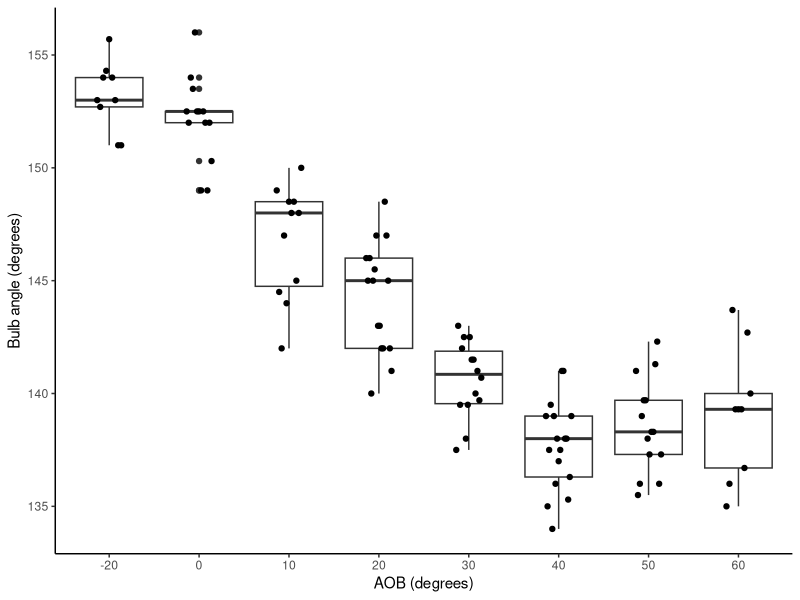
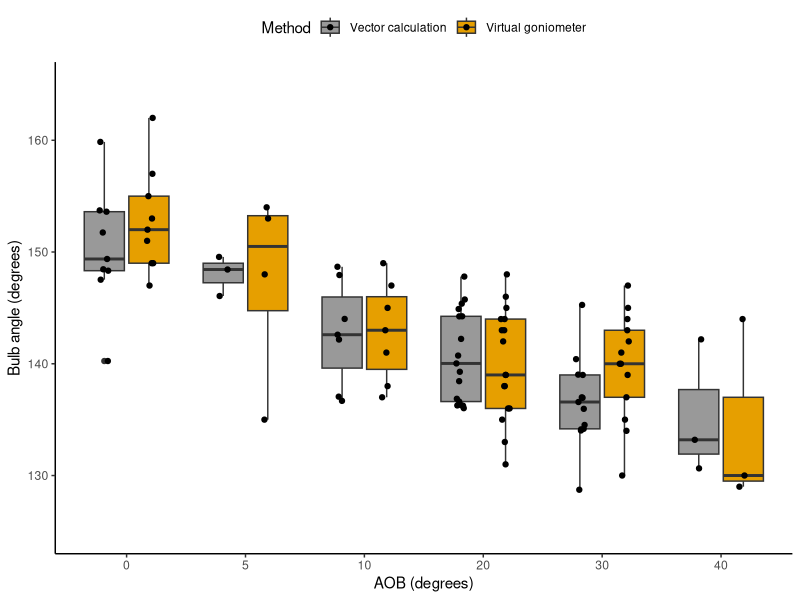
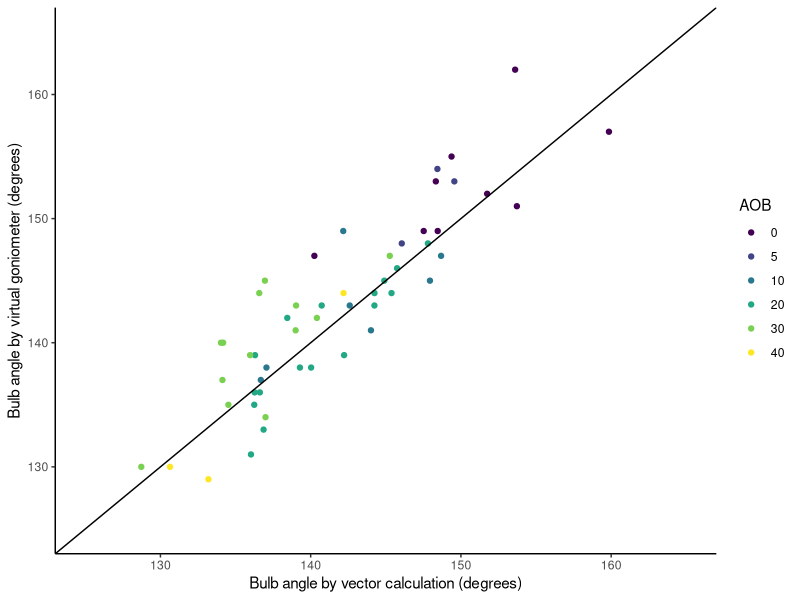
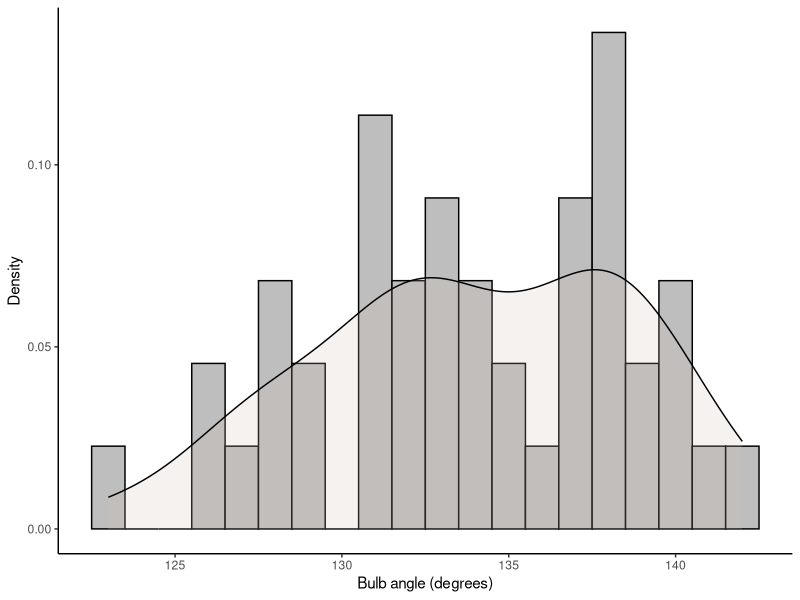
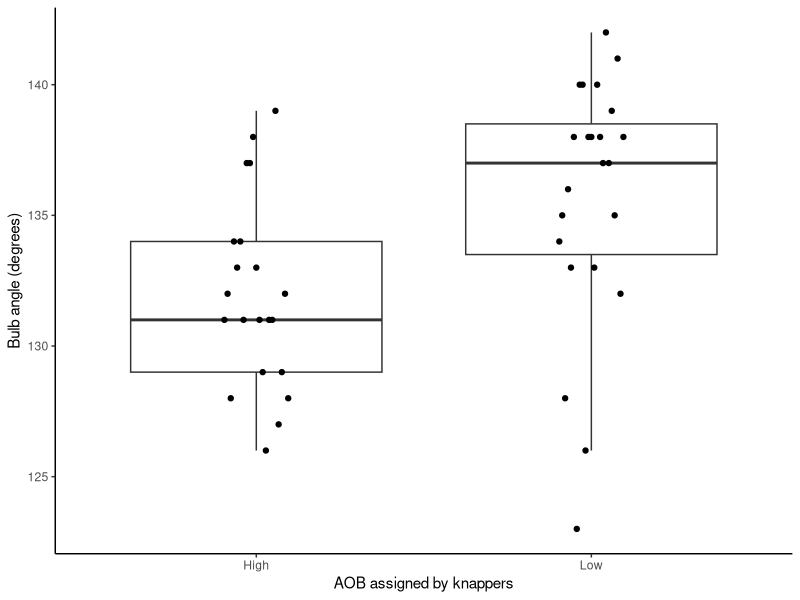
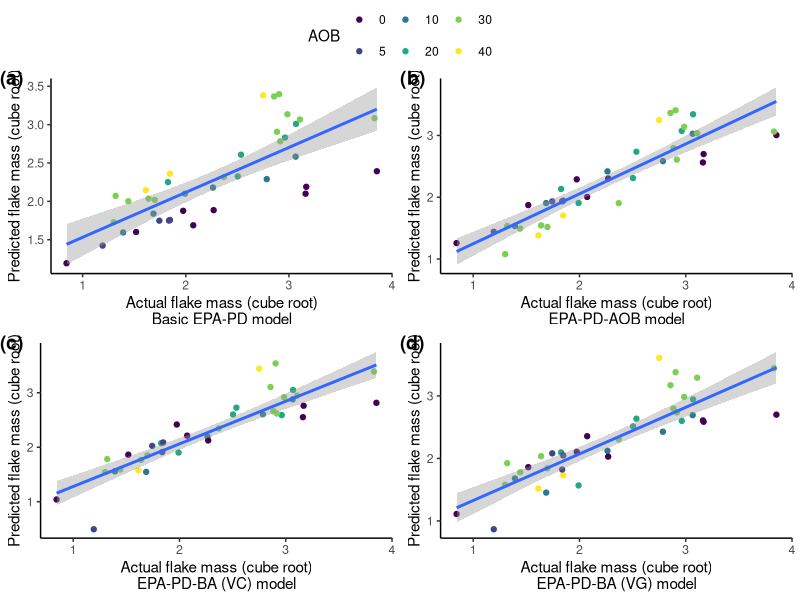
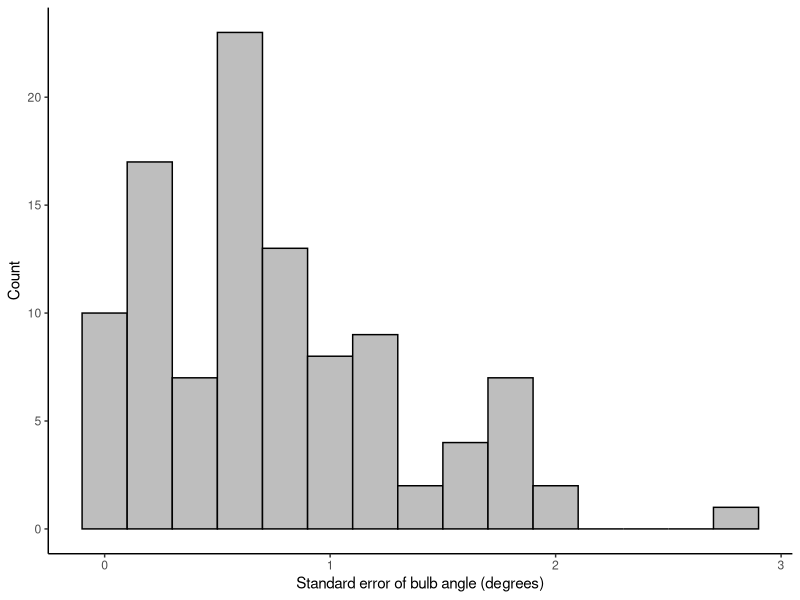
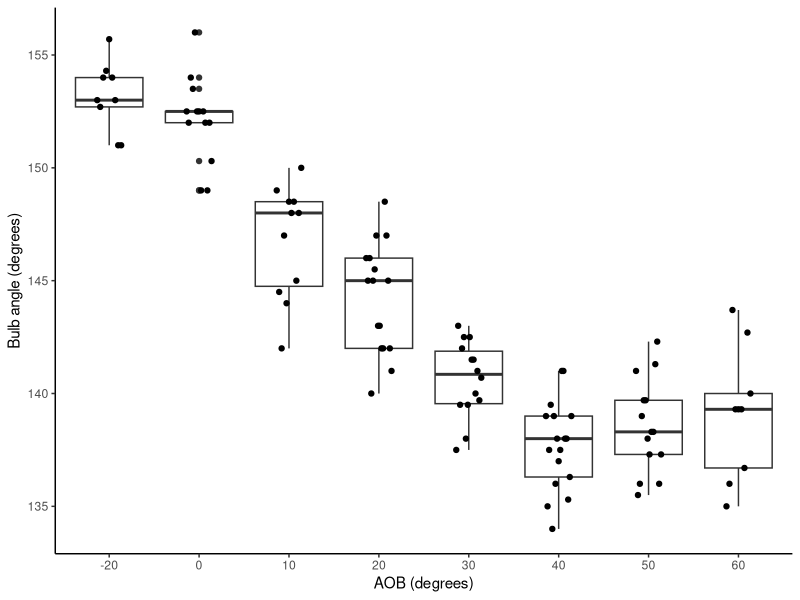

These charts were generated, in order, by the following R code: (Note: this script raises an error after producing the figures.)
## ---- chunk 1

library(ggpubr)
library(kableExtra)
library(ggplot2)
library(tidyverse)
library(reshape2)

knitr::opts_chunk$set(
	echo = FALSE,
	fig.pos = "!H",
	message = FALSE,
	warning = FALSE,
	cache = FALSE,
	# comment this to show hashtag for code output
	comment = NA,
	prompt = FALSE
)

# colorblind palette
cbPalette <- c("#999999", "#E69F00", "#56B4E9", "#009E73", "#F0E442", "#0072B2", "#D55E00", "#CC79A7")


# the drop tower dataset
drop_tower_data = read.csv("ESM_2.csv")

# the Dibble dataset with bulb angle measured
dibble_data = read.csv("ESM_3.csv")

# the MPI dataset
mpi_data = read.csv("ESM_4.csv")

# flakes used in the EPA-PD model
# same core morphology and no beveling
dibble_lm = dibble_data %>%
  filter(coretype == "SEMISPHERICAL") %>%
  filter(bevel == "NONE") %>%
  mutate(fweight_cbrt = as.numeric(fweight)^(1/3)) %>%
  filter(fweight > 0)

new_dibble_bulb = melt(dibble_data, id.vars = "aob") %>%
  filter(variable == "bulb_angle_vc" | variable == "bulb_angle_vg")

## ---- chunk 2

## function used to save plots
save_plot = function(plot_name, width, height){
  code_path = getwd()
  dir.create(file.path(code_path, 'figures'), showWarnings = FALSE)
  plot_path = paste(code_path, "/figures/", deparse(substitute(plot_name)), ".pdf", sep = "")
  return(ggsave(plot_path, plot = plot_name, width = width, height = height))
}

## ---- chunk 3

fig6 = ggplot(drop_tower_data, aes(x = factor(AOB), y = bulb_angle)) +
  geom_boxplot() +
  geom_jitter(position = position_dodge2(width = 0.3)) +
  theme_classic() +
  labs(x = "AOB (degrees)",
       y = "Bulb angle (degrees)")

fig6

save_plot(fig6, 6, 4)

## ---- chunk 4

fig7 = ggplot(new_dibble_bulb, 
                   aes(x = factor(aob), y = as.numeric(value), fill = variable)) +
  geom_boxplot() +
  geom_point(position = position_jitterdodge()) +
  theme_classic() +
  theme(legend.position = "top") +
  labs(fill = "Method", 
       x = "AOB (degrees)",
       y = "Bulb angle (degrees)") +
  scale_fill_manual(values = cbPalette, 
                    labels = c("Vector calculation", "Virtual goniometer")) +
  ylim(125, 165)

fig7

save_plot(fig7, 6, 4)

## ---- chunk 5

fig8 = ggplot(dibble_data, aes(x = bulb_angle_vc, y = bulb_angle_vg, color = factor(aob))) +
  geom_point() +
  geom_abline(slope = 1, intercept = 0) +
  theme_classic() +
  scale_color_viridis_d(name = "AOB") +
  xlim(125, 165) +
  ylim(125, 165) +
  xlab("Bulb angle by vector calculation (degrees)") +
  ylab("Bulb angle by virtual goniometer (degrees)")

fig8

save_plot(fig8, 5, 4)

## ---- chunk 6

fig9 = ggplot(data = mpi_data, aes(Bulb_angle)) +
  geom_histogram(aes(y = ..density..),
    binwidth = 1, colour="black", fill="grey") +
  geom_density(alpha = .2, fill = "antiquewhite3") +
  theme_classic() +
  labs(x = "Bulb angle (degrees)",
       y = "Density")

fig9

save_plot(fig9, 6, 4)

## ---- chunk 7

mean_mpi_ba = mean(mpi_data$Bulb_angle)

mpi_data = mpi_data %>%
  mutate(AOB_predicted = ifelse(Bulb_angle <= mean_mpi_ba, "High", "Low"))

fig10 = ggplot(mpi_data, aes(x = AOB_assigned, y = Bulb_angle)) +
  geom_boxplot(outlier.shape=NA) +
  geom_jitter(position = position_dodge2(width = 0.2)) +
  theme_classic() +
  theme(legend.position = "top") +
  labs(x = "AOB assigned by knappers",
       y = "Bulb angle (degrees)")

fig10

save_plot(fig10, 6, 4)

## ---- chunk 8

# the baseline EPA-PD model
dibble_lm_epa_pd = lm(fweight_cbrt ~ platthick + epa, data = dibble_lm)
#summary(dibble_lm_epa_pd)

# the EPA-PD-AOB model
dibble_lm_epa_pd_aob = lm(fweight_cbrt ~ platthick + epa + aob, data = dibble_lm)
#summary(dibble_lm_epa_pd_aob)

# the EPA-PD-BA model
dibble_lm_epa_pd_vc = lm(fweight_cbrt ~ platthick + epa + bulb_angle_vc, data = dibble_lm)
#summary(dibble_lm_epa_pd_vc)

dibble_lm_epa_pd_vg = lm(fweight_cbrt ~ platthick + epa + bulb_angle_vg, data = dibble_lm)
#summary(dibble_lm_epa_pd_vg)

## add modeled mass for plotting
dibble_lm$mass_pred1 = predict(dibble_lm_epa_pd, data = dibble_lm)
dibble_lm$mass_pred2 = predict(dibble_lm_epa_pd_aob, data = dibble_lm)
dibble_lm$mass_pred3 = predict(dibble_lm_epa_pd_vc, data = dibble_lm)
dibble_lm$mass_pred4 = predict(dibble_lm_epa_pd_vg, data = dibble_lm)

## ---- chunk 9

fig11a = ggplot(dibble_lm, aes(x = fweight_cbrt, y = mass_pred1)) +
  geom_point(aes(color = factor(aob))) +
  geom_smooth(formula = y ~ x, method = "lm") +
  theme_classic() +
  scale_color_viridis_d() +
  labs(color = "AOB") +
  xlab("Actual flake mass (cube root)\nBasic EPA-PD model") +
  ylab("Predicted flake mass (cube root)")

fig11b = ggplot(dibble_lm, aes(x = fweight_cbrt, y = mass_pred2)) +
  geom_point(aes(color = factor(aob))) +
  geom_smooth(formula = y ~ x, method = "lm") +
  theme_classic() +
  scale_color_viridis_d() +
  labs(color = "AOB") +
  xlab("Actual flake mass (cube root)\nEPA-PD-AOB model") +
  ylab("Predicted flake mass (cube root)")

fig11c = ggplot(dibble_lm, aes(x = fweight_cbrt, y = mass_pred3)) +
  geom_point(aes(color = factor(aob))) +
  geom_smooth(formula = y ~ x, method = "lm") +
  theme_classic() +
  scale_color_viridis_d() +
  labs(color = "AOB") +
  xlab("Actual flake mass (cube root)\nEPA-PD-BA (VC) model") +
  ylab("Predicted flake mass (cube root)")

fig11d = ggplot(dibble_lm, aes(x = fweight_cbrt, y = mass_pred4)) +
  geom_point(aes(color = factor(aob))) +
  geom_smooth(formula = y ~ x, method = "lm") +
  theme_classic() +
  scale_color_viridis_d() +
  labs(color = "AOB") +
  xlab("Actual flake mass (cube root)\nEPA-PD-BA (VG) model") +
  ylab("Predicted flake mass (cube root)")

fig11 = ggarrange(fig11a, fig11b, fig11c, fig11d, nrow = 2, ncol = 2, labels = c("(a)", "(b)", "(c)", "(d)"), vjust = 1, hjust = 0, common.legend = TRUE)

fig11
save_plot(fig11, 7, 8)

## ---- chunk 10
#summary(dibble_lm_epa_pd)
dibble_lm_r_sqrd = round(summary(dibble_lm_epa_pd)$r.squared,2)
dibble_lm_r_sqrdadj = round(summary(dibble_lm_epa_pd)$adj.r.squared,2)
dibble_lm_f_value = round(summary(dibble_lm_epa_pd)$fstatistic[1],2)
dibble_lm_df = summary(dibble_lm_epa_pd)$fstatistic[2]
dibble_lm_dendf = summary(dibble_lm_epa_pd)$fstatistic[3]

#summary(dibble_lm_epa_pd_aob)
dibble_lm_aob_r_sqrd = round(summary(dibble_lm_epa_pd_aob)$r.squared,2)
dibble_lm_aob_r_sqrdadj = round(summary(dibble_lm_epa_pd_aob)$adj.r.squared,2)
dibble_lm_aob_f_value = round(summary(dibble_lm_epa_pd_aob)$fstatistic[1],2)
dibble_lm_aob_df = summary(dibble_lm_epa_pd_aob)$fstatistic[2]
dibble_lm_aob_dendf = summary(dibble_lm_epa_pd_aob)$fstatistic[3]

## vector calculation method
#summary(dibble_lm_epa_pd_vc)
dibble_lm_vc_r_sqrd = round(summary(dibble_lm_epa_pd_vc)$r.squared,2)
dibble_lm_vc_r_sqrdadj = round(summary(dibble_lm_epa_pd_vc)$adj.r.squared,2)
dibble_lm_vc_f_value = round(summary(dibble_lm_epa_pd_vc)$fstatistic[1],2)
dibble_lm_vc_df = summary(dibble_lm_epa_pd_vc)$fstatistic[2]
dibble_lm_vc_dendf = summary(dibble_lm_epa_pd_vc)$fstatistic[3]

## virtual goniometer method
#summary(dibble_lm_epa_pd_vg)
dibble_lm_vg_r_sqrd = round(summary(dibble_lm_epa_pd_vg)$r.squared,2)
dibble_lm_vg_r_sqrdadj = round(summary(dibble_lm_epa_pd_vg)$adj.r.squared,2)
dibble_lm_vg_f_value = round(summary(dibble_lm_epa_pd_vg)$fstatistic[1],2)
dibble_lm_vg_df = summary(dibble_lm_epa_pd_vg)$fstatistic[2]
dibble_lm_vg_dendf = summary(dibble_lm_epa_pd_vg)$fstatistic[3]

dibble_lm_stats = data.frame(
  basic_lm = c(dibble_lm_r_sqrd, dibble_lm_r_sqrdadj, paste(dibble_lm_f_value,"(",dibble_lm_df,",",dibble_lm_dendf,")", sep = "")),
  aob_lm = c(dibble_lm_aob_r_sqrd, dibble_lm_aob_r_sqrdadj, paste(dibble_lm_aob_f_value,"(",dibble_lm_aob_df,",",dibble_lm_aob_dendf,")", sep = "")),
  vc_lm = c(dibble_lm_vc_r_sqrd, dibble_lm_vc_r_sqrdadj, paste(dibble_lm_vc_f_value,"(",dibble_lm_vc_df,",",dibble_lm_vc_dendf,")", sep = "")),
  vg_lm = c(dibble_lm_vg_r_sqrd, dibble_lm_vg_r_sqrdadj, paste(dibble_lm_vg_f_value,"(",dibble_lm_vg_df,",",dibble_lm_vg_dendf,")", sep = ""))
)

rownames(dibble_lm_stats) = c("R$^2$","Adj. R$^2$","F statistics")

kbl(
  dibble_lm_stats,
  booktabs = T, 
  align = "c",
  escape = F,
  row.names = T,
  col.names = linebreak(c("Basic EPA-PD model", "EPA-PD-AOB model", "EPA-PD-BA (VC) model",  "EPA-PD-BA (VG) model"), align = "l")) %>%
  kable_styling(latex_options = c("striped", "HOLD_position")) %>%
  column_spec(1, width = "1.8cm") %>%
  column_spec(2:5, width = "3cm")

## ---- chunk 11

# calculate the standard error of bulb angle measurements in the drop tower dataset
drop_error = drop_tower_data %>%
  rowwise() %>%
  mutate(ba_sd = round(sd(c(bulb_angle_1, bulb_angle_2, bulb_angle_3)), 2),
         ba_se = round(ba_sd/sqrt(4), 2))

mean_se_1 = mean(drop_error$ba_se)

fig4.1 = ggplot(data = drop_error, aes(ba_se)) +
  geom_histogram(binwidth = 0.2, colour="black", fill="grey") +
  theme_classic() +
  labs(x = "Standard error of bulb angle (degrees)",
       y = "Count")

fig4.1

#save_plot(fig4.1, 6, 4)
## ---- chunk 12

# calculate the standard error of bulb angle measurements in the drop tower dataset
mpi_error = mpi_data %>%
  rowwise() %>%
  mutate(ba_sd = round(sd(c(bulb_angle_1, bulb_angle_2, bulb_angle_3, bulb_angle_4)), 2),
         ba_se = round(ba_sd/sqrt(4), 2))

mean_se_2 = mean(mpi_error$ba_se)

fig4.2 = ggplot(data = mpi_error, aes(ba_se)) +
  geom_histogram(binwidth = 0.2, colour="black", fill="grey") +
  theme_classic() +
  labs(x = "Standard error of bulb angle (degrees)",
       y = "Count")

fig2.2

#save_plot(fig4.2, 6, 4)
## ---- chunk 13

drop_tower_data %>%
  group_by(AOB) %>%
  summarise(count = n(),
            mean = round(mean(bulb_angle,na.rm=TRUE), 1), 
            sd = round(sd(bulb_angle, na.rm = TRUE), 2),
            var = round(var(bulb_angle, na.rm = TRUE), 2)) %>%
            #se = round(sd/sqrt(count), 2)) %>%
  kbl(align = "c",
      col.names = linebreak(c("AOB", "Count", "Bulb angle (mean)", "SD", "Variance"), align = "l"),
      booktabs = T) %>%
  kable_styling(bootstrap_options = c("striped", "hover"), 
                full_width = FALSE,
                latex_options = "HOLD_position")

## ---- chunk 14

dibble_data %>%
  group_by(aob) %>%
  summarise(mean_vector = round(mean(bulb_angle_vc,na.rm=TRUE), 1), 
            sd_vector = round(sd(bulb_angle_vc, na.rm = TRUE), 1),
            #var_vector = round(var(bulb_angle_vc, na.rm = TRUE), 1),
            mean_v_goniometer = round(mean(bulb_angle_vg,na.rm=TRUE), 1), 
            sd_v_goniometer = round(sd(bulb_angle_vg, na.rm = TRUE), 1),
            #var_v_goniometer = round(var(bulb_angle_vg, na.rm = TRUE), 1),
            count = n()
            ) %>%
  kbl(col.names = linebreak(c("AOB", "Bulb angle (mean)", "SD", "Bulb angle (mean)", "SD", "Count"), align = "l"),
      booktabs = T) %>%
  kable_styling(bootstrap_options = c("striped", "hover"), 
                full_width = FALSE,
                latex_options = "HOLD_position") %>%
   add_header_above(c(" " = 1, "Vector calculation" = 2, "Virtual goniometer" = 2, " " = 1))

## ---- chunk 15

mpi_data %>%
  group_by(AOB_assigned) %>%
  summarise(mean_aob = round(mean(Bulb_angle), 1),
            sd_ba = round(sd(Bulb_angle), 2),
            count = n()) %>%
  kbl(col.names = linebreak(c("AOB assigned by knappers", "Average bulb angle", "SD of bulb angle", "Count"), align = "l"),
      booktabs = T) %>%
  kable_styling(bootstrap_options = c("striped", "hover"), 
                full_width = FALSE,
                latex_options = "HOLD_position")

## ---- chunk 16

## Kruskal-Wallis test of the drop tower dataset
kruskal.test(bulb_angle ~ factor(AOB), data = drop_tower_data)

## ---- chunk 17

summary(lm(bulb_angle ~ AOB + pd_mm, data = drop_tower_data))

## ---- chunk 18

# Krukal-Wallis test on flakes measured with the vector calculation method
kruskal.test(bulb_angle_vc ~ factor(aob), data = dibble_data)

## ---- chunk 19

summary(lm(bulb_angle_vc ~ aob + platthick + epa, data = dibble_data))

## ---- chunk 20

# there is a significant correlation between platform depth and angle of blow
summary(lm(platthick ~ aob, data = dibble_data))

## ---- chunk 21

# Krukal-Wallist test on flakes measured with the virtual goniometer method
kruskal.test(bulb_angle_vg ~ factor(aob), data = dibble_data)

## ---- chunk 22

summary(lm(bulb_angle_vg ~ aob + epa + platthick, data = dibble_data))

## ---- chunk 23

## Kruskal-Wallis test of the difference in bulb angle by angle of blow predicted by LL for the MPI dataset:
kruskal.test(Bulb_angle ~ factor(AOB_assigned), data = mpi_data)

## ---- chunk 24

anova(dibble_lm_epa_pd, dibble_lm_epa_pd_aob)

## ---- chunk 25

anova(dibble_lm_epa_pd, dibble_lm_epa_pd_vc)
anova(dibble_lm_epa_pd, dibble_lm_epa_pd_vg)
